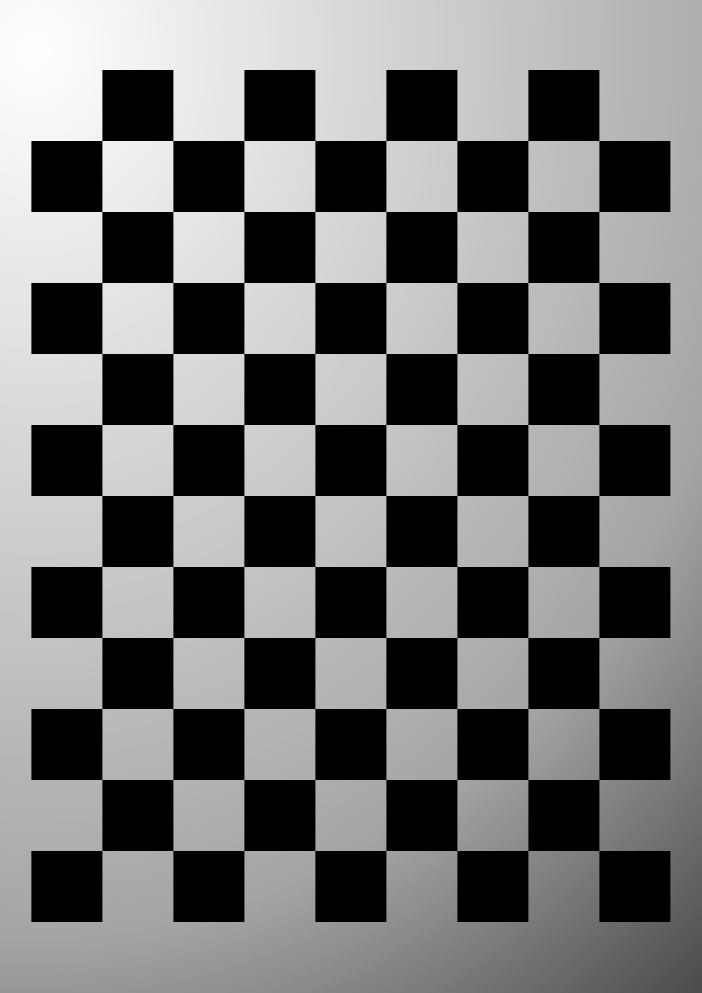
#> input picture test/Figure2.tif, 3508 x 4961 px (shown at 1/5 size)
$ python problem2.py
#> lines starting #> are read from the running program, lines starting #| are printed output that depends on the picture
import numpy as np
import cv2

img = cv2.imread('./Figure2.tif')
#> img is the input picture: shape (4961, 3508, 3); min 0, max 255, mean 112.4
img = cv2.cvtColor(img, cv2.COLOR_BGR2GRAY)
#> img: shape (4961, 3508)

img = cv2.resize(img,(np.uint8(.8*img.shape[0]),np.uint8(.8*img.shape[1])))
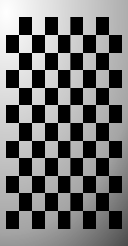
#> img: shape (246, 128); min 0, max 255, mean 112.5


cv2.imshow('origin',img)

c = 1
gammas = [0.25, 0.5, 0.75, 0.8,0.9]
title = []
for i in range(len(gammas)):
    img_gamma = c * np.power(img, gammas[i])
    img_gamma =np.uint8(img_gamma)
    img_gamma = cv2.equalizeHist(img_gamma)
    title = "gamma transform when exp = "+ str(gammas[i])
    cv2.imshow(title,img_gamma)
#> this loop made 5 passes
#> pass 1, `img_gamma = c * np.power(img, gammas[i])`:
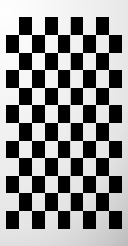
#> img_gamma: shape (246, 128) float64; min 0, max 4, mean 2.25; drawn with min black and max white
#> pass 1, `img_gamma =np.uint8(img_gamma)`:
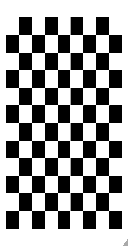
#> img_gamma: shape (246, 128); min 0, max 3, mean 1.83; drawn with min black and max white
#> pass 2, `img_gamma = c * np.power(img, gammas[i])`:
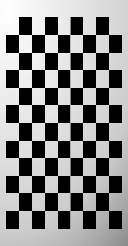
#> img_gamma: shape (246, 128) float64; min 0, max 15.97, mean 8.26; drawn with min black and max white

cv2.waitKey(0)

$ run again, with test/Figure1.tif copied over test/Figure2.tif
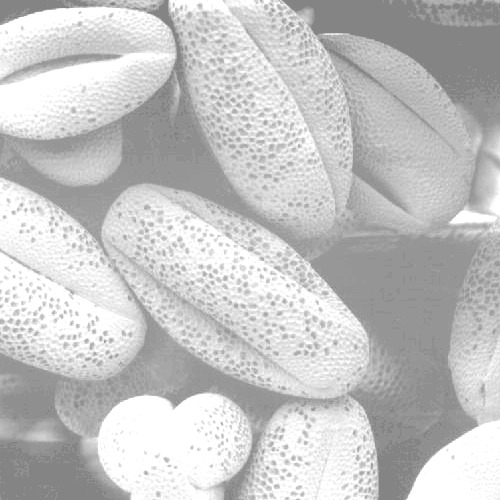
#> input picture test/Figure1.tif, 500 x 500 px
#> img is the input picture: shape (500, 500, 3); min 132, max 255, mean 196.4
#> the loop `for i in range(len(gammas)):` made 5 passes
#> pass 1, `img_gamma = c * np.power(img, gammas[i])`:
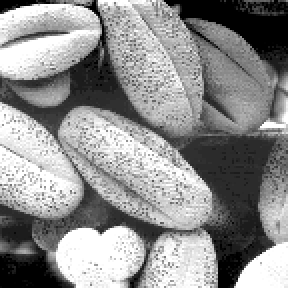
#> img_gamma: shape (144, 144) float64 (shown 2 times larger); min 3.39, max 4, mean 3.73; drawn with min black and max white
#> pass 2, `img_gamma =np.uint8(img_gamma)`:
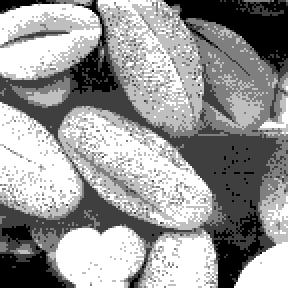
#> img_gamma: shape (144, 144) (shown 2 times larger); min 11, max 15, mean 13.39; drawn with min black and max white
